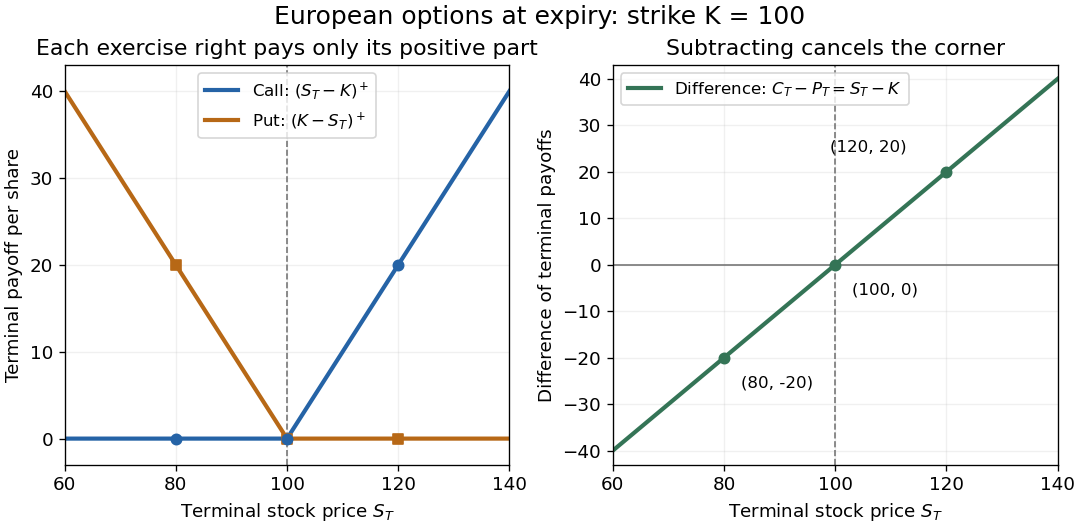

Reproduce this figure in Python.
"""Draw deterministic European option payoffs, with no pricing model.

Tested with Python 3.14.4, numpy 2.3.5, matplotlib 3.10.7.
Run from _media: python ../european-option-payoffs.py
The PNG is written into the current working directory.
"""

from pathlib import Path

import matplotlib

matplotlib.use("Agg")
import matplotlib.pyplot as plt
import numpy as np


def main():
    strike = 100
    prices = np.linspace(60, 140, 401)
    call = np.maximum(prices - strike, 0)
    put = np.maximum(strike - prices, 0)
    np.testing.assert_allclose(call - put, prices - strike, atol=1e-12)

    plt.rcParams.update({"font.size": 11, "axes.facecolor": "white"})
    fig, axes = plt.subplots(1, 2, figsize=(9, 4.4), layout="constrained",
                             facecolor="white")
    fig.suptitle("European options at expiry: strike K = 100", fontsize=15)
    ax = axes[0]
    ax.plot(prices, call, color="#2563a6", linewidth=2.5,
            label=r"Call: $(S_T-K)^+$")
    ax.plot(prices, put, color="#b76816", linewidth=2.5,
            label=r"Put: $(K-S_T)^+$")
    scenarios = np.array([80, 100, 120])
    ax.scatter(scenarios, np.maximum(scenarios - strike, 0),
               color="#2563a6", s=38, zorder=4)
    ax.scatter(scenarios, np.maximum(strike - scenarios, 0),
               color="#b76816", s=38, marker="s", zorder=3)
    ax.set(ylim=(-3, 43), ylabel="Terminal payoff per share",
           title="Each exercise right pays only its positive part")
    ax.legend(loc="upper center", fontsize=10)

    ax = axes[1]
    ax.axhline(0, color="#777777", linewidth=1)
    ax.plot(prices, call - put, color="#347456", linewidth=2.5,
            label=r"Difference: $C_T-P_T=S_T-K$")
    ax.scatter(scenarios, scenarios - strike, color="#347456", s=38, zorder=4)
    for price, offset in [(80, (10, -18)), (100, (10, -18)), (120, (-70, 12))]:
        ax.annotate(f"({price}, {price - strike})", (price, price - strike),
                    xytext=offset, textcoords="offset points", fontsize=10)
    ax.set(ylim=(-43, 43), ylabel="Difference of terminal payoffs",
           title="Subtracting cancels the corner")
    ax.legend(loc="upper left", fontsize=10)

    for ax in axes:
        ax.axvline(strike, color="#777777", linestyle="--", linewidth=1)
        ax.set(xlim=(60, 140), xlabel=r"Terminal stock price $S_T$",
               xticks=[60, 80, 100, 120, 140])
        ax.grid(alpha=0.18)
    fig.savefig(Path.cwd() / "european-option-payoffs.png", dpi=120,
                facecolor="white", transparent=False)
    plt.close(fig)


if __name__ == "__main__":
    main()
